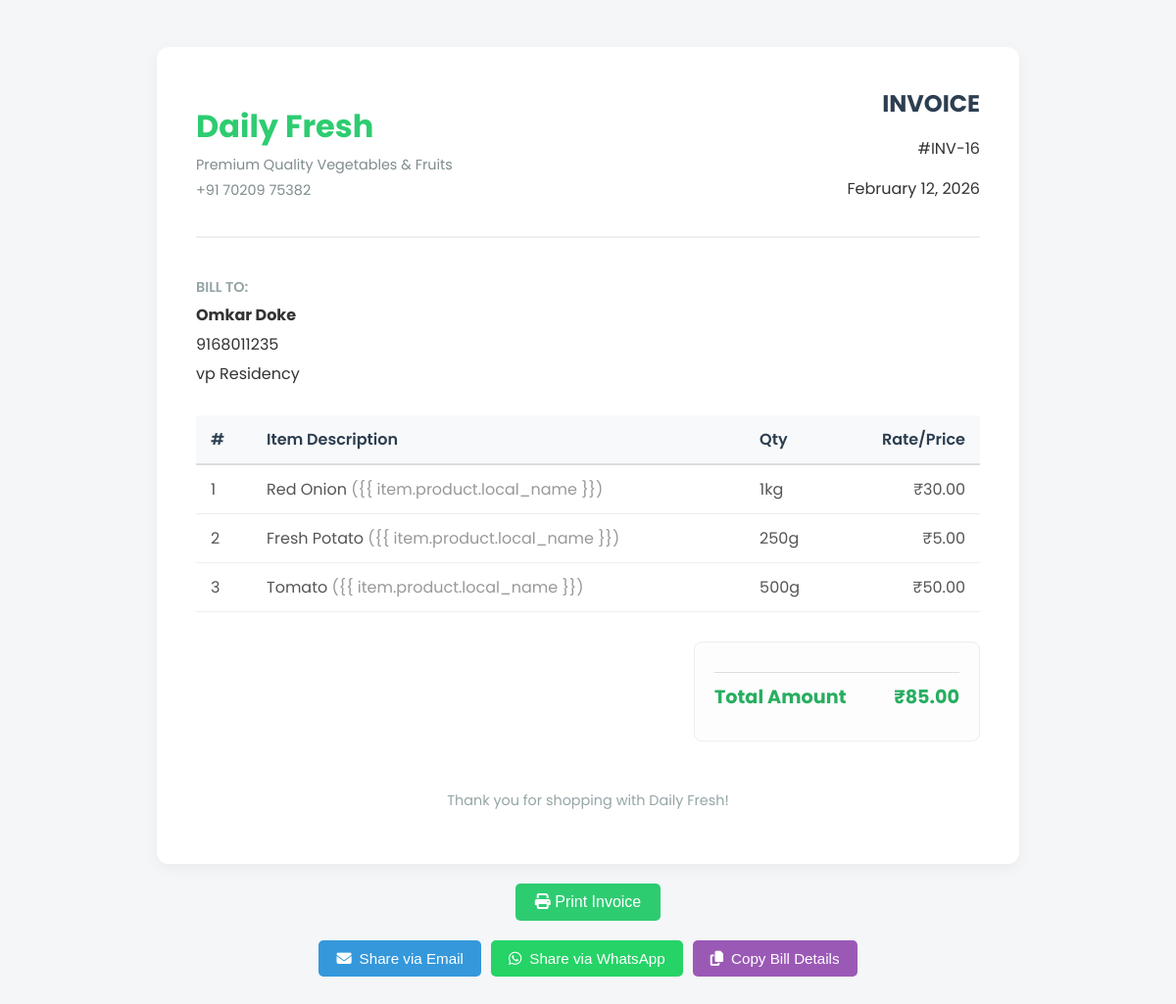
The app's page /order-bill/16/ (signed in) with its own data.
### store/models.py (models this page shows, shortened)
class Order(models.Model):
    full_name = models.CharField(max_length=100)
    phone_number = models.CharField(max_length=15)
    email = models.EmailField(blank=True, null=True)
    address = models.TextField()
    total_amount = models.DecimalField(max_digits=10, decimal_places=2)
    created_at = models.DateTimeField(auto_now_add=True)

class OrderItem(models.Model):
    order = models.ForeignKey(Order, on_delete=models.CASCADE, related_name='items')
    product = models.ForeignKey(Product, on_delete=models.CASCADE)
    quantity = models.CharField(max_length=50) # e.g. "1 kg" or just "1"
    price_at_time = models.DecimalField(max_digits=8, decimal_places=2)

class Product(models.Model):
    name = models.CharField(max_length=100)
    local_name = models.CharField(max_length=100, blank=True, null=True)
    price = models.DecimalField(max_digits=6, decimal_places=2)
    unit = models.CharField(max_length=20, default='kg')
    image = models.ImageField(upload_to='products/', blank=True, null=True)
    description = models.TextField(blank=True, null=True)

### store/views.py (the view)
# urls.py: path('order-bill/<int:order_id>/', views.order_bill, name='order_bill'),
def order_bill(request, order_id):
    if not request.user.is_staff:
        return redirect('admin_login')
    order = get_object_or_404(Order, pk=order_id)
    return render(request, 'store/order_bill.html', {'order': order})

### store/templates/store/order_bill.html (shortened to what this page needs)
{% load static %}
<!DOCTYPE html>
<html lang="en">
<head>
</head>
<body>
    <div class="invoice-container">
        <header class="header">
            <div class="logo-section">
                <h1>Daily Fresh</h1>
                <p>Premium Quality Vegetables & Fruits</p>
                <p>+91 70209 75382</p>
            </div>
            <div class="invoice-details">
                <h2>INVOICE</h2>
                <p>#INV-{{ order.id }}</p>
                <p>{{ order.created_at|date:"F d, Y" }}</p>
            </div>
        </header>
        <section class="bill-to">
            <div class="section-title">Bill To:</div>
            <p><strong>{{ order.full_name }}</strong></p>
            <p>{{ order.phone_number }}</p>
            <p>{{ order.address }}</p>
        </section>
        <table>
            <thead>
                <tr>
                    <th>#</th>
                    <th>Item Description</th>
                    <th>Qty</th>
                    <th style="text-align:right">Rate/Price</th>
                </tr>
            </thead>
            <tbody>
                {% for item in order.items.all %}
                <tr>
                    <td>{{ forloop.counter }}</td>
                    <td>{{ item.product.name }} {% if item.product.local_name %}<span style="color:#999">({{
                            item.product.local_name }})</span>{% endif %}</td>
                    <td>{{ item.quantity }}</td>
                    <td style="text-align:right">₹{{ item.price_at_time }}</td>
                </tr>
                {% endfor %}
            </tbody>
        </table>
        <div class="total-section">
            <div class="total-box">
                <div class="total-row grand-total">
                    <span>Total Amount</span>
                    <span>₹{{ order.total_amount }}</span>
                </div>
            </div>
        </div>
        <div class="footer">
            <p>Thank you for shopping with Daily Fresh!</p>
        </div>
    </div>
    <button class="print-btn" onclick="window.print()"><i class="fas fa-print"></i> Print Invoice</button>
    <div class="action-buttons">
        <button class="action-btn share-email-btn" onclick="shareViaEmail()">
            <i class="fas fa-envelope"></i> Share via Email
        </button>
        <button class="action-btn share-whatsapp-btn" onclick="shareViaWhatsApp()">
            <i class="fab fa-whatsapp"></i> Share via WhatsApp
        </button>
        <button class="action-btn copy-btn" onclick="copyBillDetails()">
            <i class="fas fa-copy"></i> Copy Bill Details
        </button>
    </div>
    <link rel="stylesheet" href="https://cdnjs.cloudflare.com/ajax/libs/font-awesome/6.4.2/css/all.min.css">

### store/templates/store/order_bill.html (style rules this page uses)
body { font-family: 'Poppins', sans-serif; background-color: #f4f6f8; padding: 40px; color: #333; }
.invoice-container { max-width: 800px; margin: 0 auto; background: white; padding: 40px; border-radius: 12px; box-shadow: 0 4px 15px rgba(0, 0, 0, 0.05); }
.header { display: flex; justify-content: space-between; align-items: center; margin-bottom: 40px; border-bottom: 2px solid #eee; padding-bottom: 20px; }
.logo-section h1 { color: #2ecc71; margin: 0; font-size: 2rem; font-weight: 700; }
.logo-section p { margin: 5px 0 0; color: #7f8c8d; font-size: 0.9rem; }
.invoice-details { text-align: right; }
.invoice-details h2 { margin: 0; color: #2c3e50; }
.section-title { font-size: 0.9rem; text-transform: uppercase; color: #95a5a6; font-weight: 600; margin-bottom: 5px; }
.bill-to { margin-bottom: 30px; }
.bill-to p { margin: 0 0 5px; font-size: 1rem; }
table { width: 100%; border-collapse: collapse; margin-bottom: 30px; }
th { background-color: #f8f9fa; color: #2c3e50; font-weight: 600; text-align: left; padding: 12px 15px; border-bottom: 2px solid #ddd; }
td { padding: 12px 15px; border-bottom: 1px solid #eee; color: #555; }
.total-section { display: flex; justify-content: flex-end; margin-top: 20px; }
.total-box { background: #fdfdfd; padding: 20px; border-radius: 8px; border: 1px solid #eee; min-width: 250px; }
.total-row { display: flex; justify-content: space-between; margin-bottom: 10px; font-size: 0.95rem; }
.grand-total { font-weight: 700; font-size: 1.2rem; color: #27ae60; border-top: 1px solid #ddd; padding-top: 10px; margin-top: 10px; }
.footer { text-align: center; margin-top: 50px; color: #95a5a6; font-size: 0.9rem; }
.print-btn { display: block; margin: 20px auto 0; background: #2ecc71; color: white; border: none; padding: 10px 20px; border-radius: 5px; font-size: 1rem; cursor: pointer; width: fit-content; }
.action-buttons { display: flex; gap: 10px; justify-content: center; flex-wrap: wrap; margin-top: 20px; }
.action-btn { display: inline-flex; align-items: center; gap: 8px; padding: 10px 18px; border: none; border-radius: 5px; font-size: 0.95rem; cursor: pointer; transition: all 0.3s; font-weight: 500; }
.share-email-btn { background: #3498db; color: white; }
.share-whatsapp-btn { background: #25d366; color: white; }
.copy-btn { background: #9b59b6; color: white; }

### records on screen
Order: id "16", created_at "February 12, 2026", full_name "Omkar Doke", phone_number "9168011235", address "vp Residency", total_amount "85.00"
OrderItem: product.name "Red Onion", shows "({{ item.product.local_name }})", quantity "1kg", price_at_time "30.00"
OrderItem: product.name "Fresh Potato", shows "({{ item.product.local_name }})", quantity "250g", price_at_time "5.00"
OrderItem: product.name "Tomato", shows "({{ item.product.local_name }})", quantity "500g", price_at_time "50.00"
